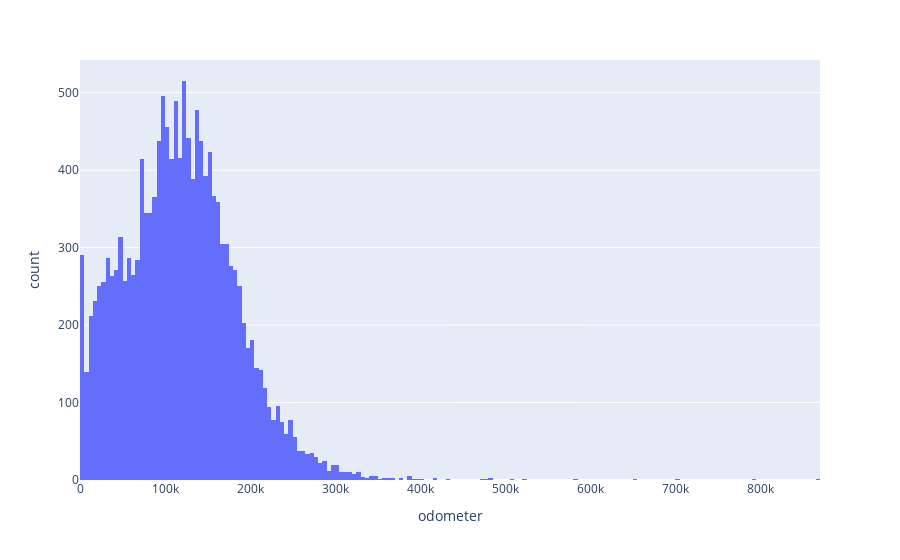

The notebook cell this image was saved under:
### Markdown cell above
### Histograma

### Code cell
car_data = pd.read_csv('../data/vehicles_us_clean.csv') # leer los datos
fig = px.histogram(car_data, x="odometer") # crear un histograma
fig.show() # crear gráfico de dispersión

### Figure 1 — Plotly figure (JSON) as saved in the notebook; plotly's stock layout.template omitted (floating-point values rounded to 4 significant figures; data arrays with more than 128 entries replaced by an {"elided": "..."} marker saying what was removed)
{"data": [{"bingroup": "x", "hovertemplate": "odometer=%{x}<br>count=%{y}<extra></extra>", "legendgroup": "", "marker": {"color": "#636efa", "pattern": {"shape": ""}}, "name": "", "orientation": "v", "showlegend": false, "type": "histogram", "x": {"elided": "14852 float values"}, "xaxis": "x", "yaxis": "y"}], "layout": {"barmode": "relative", "legend": {"tracegroupgap": 0}, "margin": {"t": 60}, "xaxis": {"anchor": "y", "domain": [0, 1], "title": {"text": "odometer"}}, "yaxis": {"anchor": "x", "domain": [0, 1], "title": {"text": "count"}}}}
